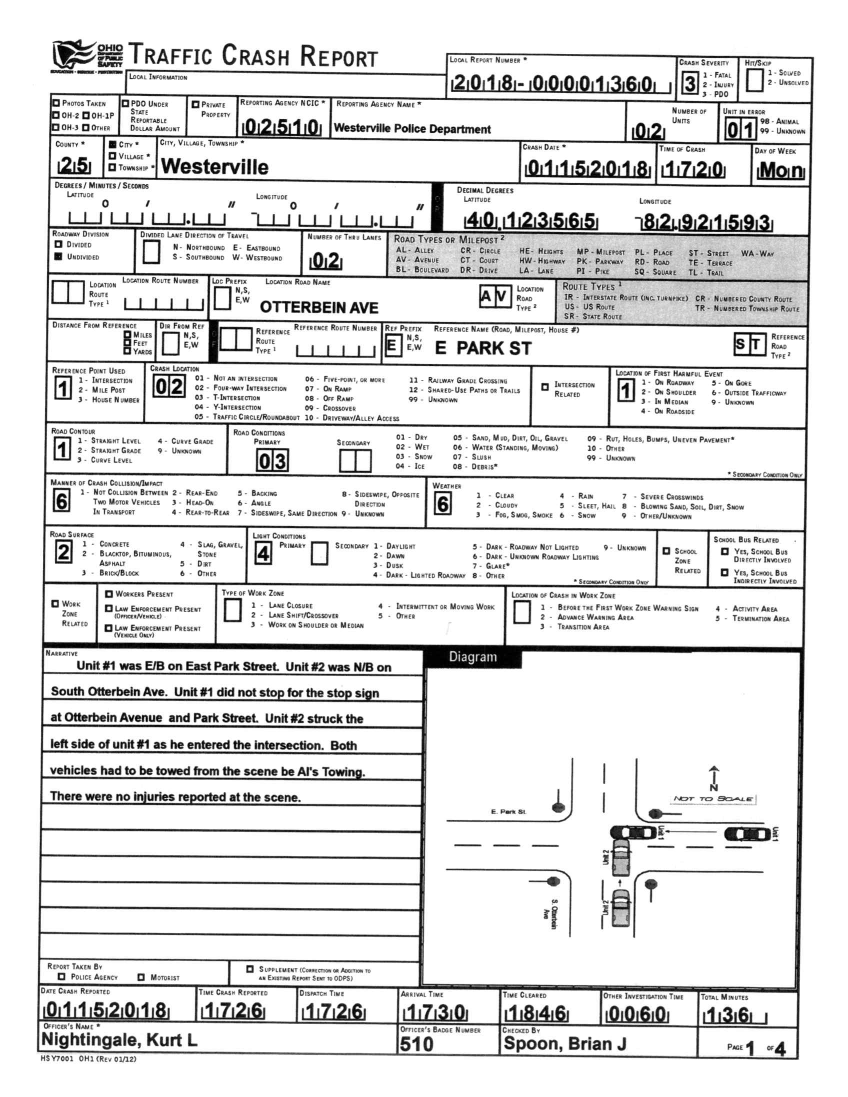
#> input picture test/base_image.jpg, 1696 x 2193 px (shown at 1/2 size)
$ python -i ImageUtils.py   (imports and definitions only)
#> lines starting #> are read from the running program, lines starting #| are printed output that depends on the picture
#> further down, picture is the input picture: shape (2193, 1696, 3); min 0, max 255, mean 223.9
#!/bin/env python
import numpy as np
import cv2
import math

def max3( itemA, itemB, itemC ):
    return int( math.floor( max( max( itemA, itemB ), itemC ) ) )

def min3( itemA, itemB, itemC ):
    return int( math.floor( min( min( itemA, itemB), itemC ) ) )

def getImageBoundsPoints(image):
    if len( image.shape ) > 2:
        # has a color depth
        gray = np.float32(cv2.cvtColor(image, cv2.COLOR_BGR2GRAY))
    else:
        gray = image
    dst = cv2.dilate( cv2.cornerHarris(gray,2,3,0.04), None )
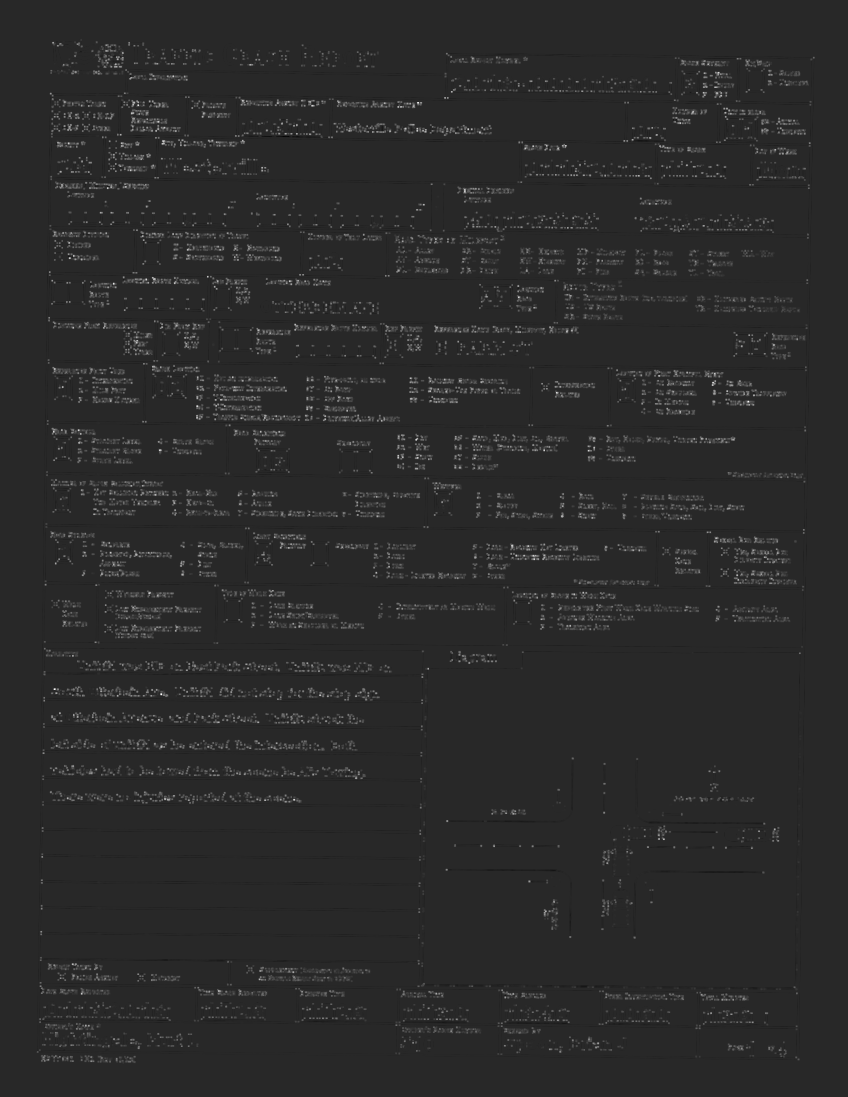
#> dst: shape (2193, 1696) float32 (shown at 1/2 size); min -32555644, max 173643584, mean 2169603.8; drawn with min black and max white
    y,x = np.nonzero( dst > 0.01*dst.max() )
    corners = [ np.amin(x), np.amin(y), np.amax(x), np.amax(y) ]
#> corners = [73, 78, 1629, 2127]
    return corners, image.shape[1], image.shape[0]

def getImageBoundsLines(image):
    MIN_X = 0
    MIN_Y = 1
    MAX_X = 2
    MAX_Y = 3
    if len( image.shape ) > 2:
        # has a color depth
        gray = np.float32(cv2.cvtColor(image, cv2.COLOR_BGR2GRAY))
    else:
        gray = image
    edges = cv2.Canny( gray, 50, 150, apertureSize=3 )
    lines, width, prec, nfa = cv2.createLineSegmentDetector(_refine = cv2.LSD_REFINE_ADV ).detect( edges )
    corners = [ image.shape[1], image.shape[0], 0, 0 ]
    a, b, c = lines.shape
    for i in xrange(a):
        for line in lines[i]:
            corners[MIN_X] = min3( corners[MIN_X], line[MIN_X], line[MAX_X] )
            corners[MIN_Y] = min3( corners[MIN_Y], line[MIN_Y], line[MAX_Y] )
            corners[MAX_X] = max3( corners[MAX_X], line[MIN_X], line[MAX_X] )
            corners[MAX_Y] = max3( corners[MAX_Y], line[MIN_Y], line[MAX_Y] )
    return corners, image.shape[1], image.shape[0]

def cropImage(image, corners):
    return image[corners[1]:corners[3], corners[0]:corners[2]]


def HoughLinesP(image, lines=np.array([]), rho=0.5, theta=np.pi/360, threshold=160, minLineLength=400, maxLineGap=40):
    if len( image.shape ) < 3:
        edges = image
    else:
        edges = cv2.Canny( cv2.cvtColor( image, cv2.COLOR_BGR2GRAY ), 50, 150, apertureSize=3 )
    return cv2.HoughLinesP( image=edges, rho=rho, theta=theta, threshold=threshold, lines=lines,
                            minLineLength=minLineLength, maxLineGap=maxLineGap )

>>> import cv2
>>> picture = cv2.imread('../test/base_image.jpg')
>>> result = getImageBoundsPoints(picture)
#> result = ([73, 78, 1629, 2127], 1696, 2193)
